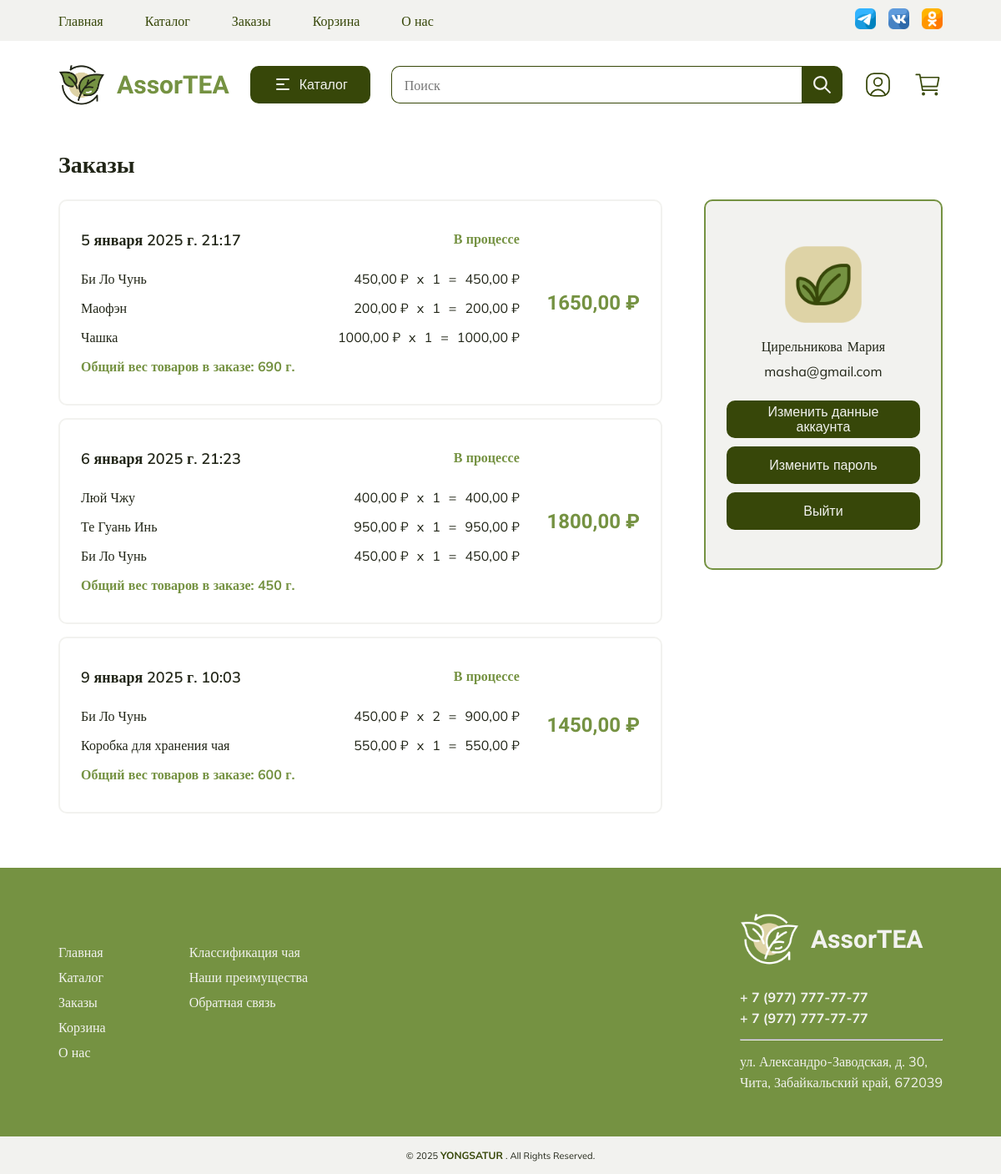
Page /orders/ (signed in) on the committed database.
### eshop/models.py (models this page shows, shortened)
class Order(models.Model):
    clientID = models.ForeignKey(User, related_name = 'orders', on_delete = models.CASCADE)
    last_name = models.CharField(max_length = 250, default = 'Не указан')
    first_name = models.CharField(max_length = 250, default = 'Не указан')
    phone = models.CharField(max_length = 25, default = 'Не указан')
    address = models.CharField(max_length = 250, default = 'Не указан')
    date = models.DateTimeField(auto_now_add = True)
    paid = models.BooleanField(default = True)
    done = models.BooleanField(default = False)
    class Meta:
        ordering = ('date', )
        verbose_name = 'Заказ'
        verbose_name_plural = 'Заказы'
    def get_total_amount(self):
        return sum(item.get_amount() for item in self.order_items.all())
    def get_total_weight(self):
        return sum(item.get_weight() for item in self.order_items.all())

class OrderItem(models.Model):
    orderID = models.ForeignKey(Order, related_name = 'order_items', on_delete = models.CASCADE)
    productID = models.ForeignKey(Product, on_delete = models.CASCADE)
    quantity = models.PositiveBigIntegerField(default = 1)
    class Meta:
        verbose_name = 'Позиция заказа'
        verbose_name_plural = 'Позиции заказа'
    def get_amount(self):
        return self.productID.price * self.quantity
    def get_weight(self):
        return self.productID.weight

class Product(models.Model):
    categoryID = models.ForeignKey(Category, related_name = 'products', on_delete = models.CASCADE)
    sortID = models.ForeignKey(Sort, blank = True, null = True, on_delete = models.SET_NULL)
    countryID = models.ForeignKey(Country, blank = True, null = True, on_delete = models.SET_NULL)
    name = models.CharField(max_length = 250, db_index = True)
    slug = models.SlugField(max_length = 250, db_index = True)
    image = models.ImageField(upload_to = 'products', blank = True, null = True)
    price = models.DecimalField(max_digits = 10, decimal_places = 2)
    description = models.TextField(blank = True)
    weight = models.DecimalField(max_digits = 5, decimal_places = 0, default = 0)
    available = models.BooleanField(default = True)
    class Meta:
        ordering = ('name', )
        indexes = [models.Index(fields = ['id', 'slug'])]
        verbose_name = 'Продукт'
        verbose_name_plural = 'Продукты'

### eshop/views.py (the view)
# urls.py: path('orders/', views.user, name = 'user'),
@login_required(login_url = 'authorization')
def user(request):
    if request.user.is_authenticated:
        user = request.user
        orders = Order.objects.filter(clientID = request.user)
        order_items = OrderItem.objects.all()
        return render(request, 'orders.html', { 'user': user, 'orders': orders, 'order_items': order_items })
    else:
        return redirect('authorization')

### eshop/templates/orders.html
{% extends "index.html" %}
{% load static %}
{% block content %}
<section class="user">
    <h2>Заказы</h2>
    <div class="user_orders">
        {% if orders %}
            <div class="orders">
                {% for order in orders  %}
                    <div class="order">
                        <div class="first">
                            <div class="order_list">
                                <p class="date">{{order.date}}</p>
                                {% if order.done %}
                                    <p><b>Завершен</b></p>
                                {% else %}
                                    <p><b>В процессе</b></p>
                                {% endif %}
                            </div>
                            {% for item in order_items  %}
                                {% if item.orderID == order %}
                                    <div class="order_list">
                                        <p>{{item.productID.name}}</p>
                                        <div class="items">
                                            <p>{{item.productID.price}} ₽</p>
                                            <p>x</p>
                                            <p>{{item.quantity}}</p>
                                            <p>=</p>
                                            <p>{{item.get_amount}} ₽</p>
                                        </div>
                                    </div>
                                {% endif %}
                            {% endfor %}
                            <p><b>Общий вес товаров в заказе: {{order.get_total_weight}} г.</b></p>
                        </div>
                        <p class="price">{{order.get_total_amount}} ₽</p>
                    </div>
                {% endfor %}
            </div>
        {% else %}
            <h3>У вас нет заказов</h3>
        {% endif %}
        <div class="account">
            <img src="{% static 'images/user.png' %}" alt="Аватар пользователя">
            <div class="name">
                <p>{{user.last_name}}</p>
                <p>{{user.first_name}}</p>
            </div>
            <p>{{user.email}}</p>
            <a href="{% url 'change' %}"><button type="submit">Изменить данные аккаунта</button></a>
            <a href="{% url 'reset' %}"><button type="submit">Изменить пароль</button></a>
            <a href="{% url 'exit' %}"><button type="submit">Выйти</button></a>
        </div>
    </div>
</section>
{% endblock %}

### static/css/style.css (style rules this page uses)
html { font-family: sans-serif; }
body { margin: 0; }
h1, h2, h3, h4, h5, h6, span, p, a, li, small, label { font-family: "Mulish", serif; margin: 0; color: #212517; }
h2 { font-weight: 600; font-size: 28px; padding-bottom: 70px; }
h2::after { position: relative; display: block; content: ''; width: 75px; height: 2px; top: 30px; left: 0; right: 0; bottom: 0; margin: 0 auto; background: #212517; }
p, li { font-size: 16px; }
a { text-decoration: none; }
b { color: #759242; }
button { height: 45px; padding: 0 25px; border-radius: 10px; font-size: 16px; color: #f2f2ef; background-color: #374709; border: 2px solid #374709; }
.items { display: flex; }
.items p { padding-right: 10px; }
.price { font-family: "Rubik Vinyl", serif; font-size: 24px; font-weight: 600; color: #759242; }
.user { padding: 25px 70px 50px; }
.user h2 { padding: 0; margin-bottom: 25px }
.user h2::after { display: none; }
.user_orders { display: flex; justify-content: space-between; }
.user_orders .orders { width: 100%; }
.user_orders .orders .order { display: flex; justify-content: space-between; align-items: center; border: #f2f2ef solid 2px; border-radius: 10px; padding: 35px 25px 20px 25px; margin: 0 50px 15px 0; }
.user_orders .orders .order p { margin-bottom: 15px; }
.user_orders .orders .order .date { font-size: 18px; font-weight: 600; margin-bottom: 25px; }
.user_orders .orders .order .first { width: 80%; }
.user_orders .orders .order .order_list { display: flex; justify-content: space-between; }
.user_orders .orders .order .order_list p { padding-right: 10px; }
.user_orders .account { text-align: center; width: 30%; max-height: 340px; background-color: #f2f2ef; border: #759242 solid 2px; border-radius: 10px; padding: 50px 25px; }
.user_orders .account img { width: 100px; }
.user_orders .account p { padding-bottom: 15px; }
.user_orders .account .name { display: flex; justify-content: center; }
.user_orders .account .name p { padding: 10px 3px; }
.user_orders .account button { width: 100%; margin-top: 10px; }

### rows in the picture
Order: date "5 января 2025 г. 21:17", done "В процессе", get_total_weight "690", get_total_amount "1650,00"
OrderItem: productID.name "Би Ло Чунь", productID.price "450,00", quantity "1", get_amount "450,00"
OrderItem: productID.name "Маофэн", productID.price "200,00", quantity "1", get_amount "200,00"
OrderItem: productID.name "Чашка", productID.price "1000,00", quantity "1", get_amount "1000,00"
Order: date "6 января 2025 г. 21:23", done "В процессе", get_total_weight "450", get_total_amount "1800,00"
OrderItem: productID.name "Люй Чжу", productID.price "400,00", quantity "1", get_amount "400,00"
OrderItem: productID.name "Те Гуань Инь", productID.price "950,00", quantity "1", get_amount "950,00"
OrderItem: productID.name "Би Ло Чунь", productID.price "450,00", quantity "1", get_amount "450,00"
Order: date "9 января 2025 г. 10:03", done "В процессе", get_total_weight "600", get_total_amount "1450,00"
OrderItem: productID.name "Би Ло Чунь", productID.price "450,00", quantity "2", get_amount "900,00"
OrderItem: productID.name "Коробка для хранения чая", productID.price "550,00", quantity "1", get_amount "550,00"

### other values in the picture
{{ user.last_name }} "Цирельникова"
{{ user.first_name }} "Мария"
{{ user.email }} "masha@gmail.com"
